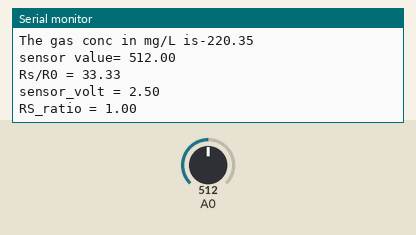
Recording of a sketch running on a simulated Arduino Uno, built with avr-gcc and run on an emulated ATmega328P. On the bench: the last lines printed to the serial monitor. The inputs (shaded band) are chosen by the test bench; at power-on: A0 = 512.

Above: at 1.2 s.
1.3 s: A0 set to 0
At 2.9 s:
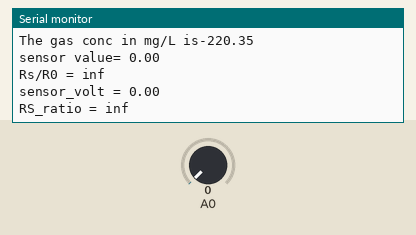
3.5 s: A0 set to 20
At 4.9 s:
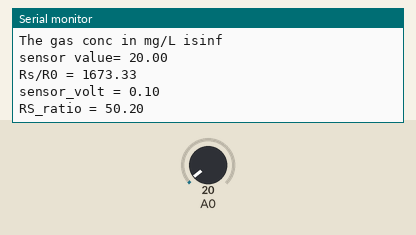
Timing chart, 0 to 6.5 s (numbered marks = the images above; inputs shaded):
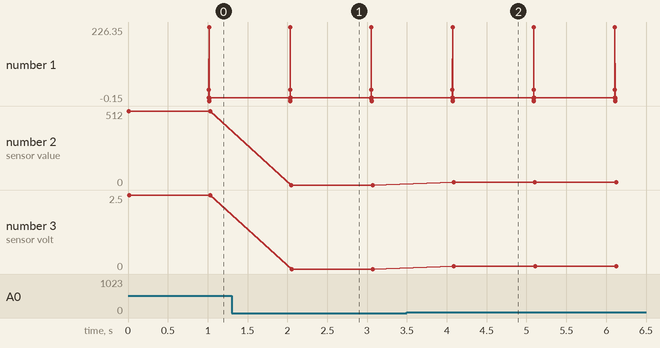

The sketch:

gasconctry.ino
```cpp
void setup() {
    Serial.begin(115200);
}

void loop() {

    float R0;
    float sensor_volt;
    float RS_gas; // Get value of RS in a GAS
    float ratio; // Get ratio RS_GAS/RS_air
    float sensorValue;

     /*--- Get a average data by testing 100 times ---*/
    for(int x = 0 ; x < 100 ; x++)
    {
        sensorValue = sensorValue + analogRead(A0);
    }
    sensorValue = sensorValue/100.0;
    /*-----------------------------------------------*/

    //int sensorValue = analogRead(A0);
    Serial.print("sensor value= ");
    Serial.println(sensorValue);
    sensor_volt=(float)sensorValue/1024*5.0;
    RS_gas = (5.0-sensor_volt)/sensor_volt;
    //R0 = RS_air/60.0; // The ratio of RS/R0 is 60 in a clear air from Graph


    ratio = RS_gas/0.03;  // ratio = RS/R0
    /*-----------------------------------------------------------------------*/
    Serial.print("Rs/R0 = ");
    Serial.println(ratio);
    Serial.print("sensor_volt = ");
    Serial.println(sensor_volt);
    Serial.print("RS_ratio = ");
    Serial.println(RS_gas);


    Serial.print("\n\n");

    delay(1000);

    /*float y;
    float x;
    y=ratio;
    //y-1=-0.75*(x-0.4);
    x=((y-1)/(-0.75))+0.4;


    //if(y=2.1)
    Serial.print("The gas conc in mg/L is");
    Serial.println(x);*/

    float x1[10] = {0.1, 0.21, 0.4, 1, 1.7, 2.5, 4, 6, 8, 10};
    float y1[10] = {2.3, 1.7, 1, 0.55, 0.4, 0.3, 0.2, 0.16, 0.14, 0.12};
    float n = (sizeof(x1)/sizeof(float));
    Serial.println(n);
    float a1=0;
    float a2 = 0;
    float a3 = 0;
    float a4 = 0;
    for(int t=0; t<10; t++)
    {
      a1 = a1+x1[t];//summation(x)
      a2 = a2 + sq(x1[t]);  // summation(x^2)
      a3 = a3 + y1[t];   //summation(y);
      a4 = a4 +( x1[t]*y1[t]); //summation (x*y)
      //Serial.println(a1);
      //Serial.println(a2);
      //Serial.println(a3);
      //Serial.println(a4);

    }
    float a;
    float b;
    a = ((a3*a2)-(a1*a4))/((n*a2)-sq(a1));
    b = ((n*a4)-(a1*a3))/((n*a2)-sq(a1));

    Serial.println("a1=");
    Serial.println(a1);
    Serial.println(a2);
    Serial.println(a3);
    Serial.println(a4);
    Serial.println("a= ");
    Serial.println(a);
    Serial.println("b= ");
    Serial.println(b);
    Serial.println(n);
      //Serial.println(a3);
      //Serial.println(a4);

    float y2 = ratio;
    float x2 = (y2 - a)/b;
    Serial.print("The gas conc in mg/L is");
    Serial.println(x2);


}
```

Measured:
- after the input at 1.3 s, the serial monitor: prints a new line after 0.75 s (image 1)
- after the input at 3.5 s, the serial monitor: prints a new line after 0.59 s (image 2)
- plotted number 2: 0 → 20 after the input at 3.5 s
- plotted number 3: 0 → 0.1 after the input at 3.5 s
